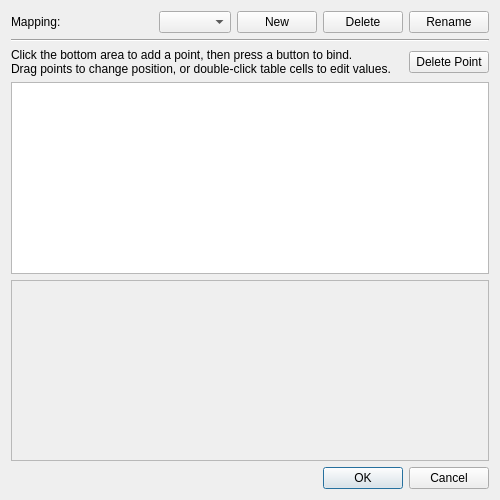
<?xml version="1.0" encoding="UTF-8"?>
<ui version="4.0">
 <class>ConfigureTouchFromButton</class>
 <widget class="QDialog" name="ConfigureTouchFromButton">
  <property name="geometry">
   <rect>
    <x>0</x>
    <y>0</y>
    <width>500</width>
    <height>500</height>
   </rect>
  </property>
  <property name="windowTitle">
   <string>Configure Touchscreen Mappings</string>
  </property>
  <layout class="QVBoxLayout">
   <item>
    <layout class="QHBoxLayout" name="horizontalLayout" stretch="1">
     <item>
      <widget class="QLabel" name="label">
       <property name="text">
        <string>Mapping:</string>
       </property>
       <property name="textFormat">
        <enum>Qt::PlainText</enum>
       </property>
      </widget>
     </item>
     <item>
      <widget class="QComboBox" name="mapping">
       <property name="sizePolicy">
        <sizepolicy hsizetype="MinimumExpanding" vsizetype="Fixed">
         <horstretch>0</horstretch>
         <verstretch>0</verstretch>
        </sizepolicy>
       </property>
      </widget>
     </item>
     <item>
      <widget class="QPushButton" name="button_new">
       <property name="sizePolicy">
        <sizepolicy hsizetype="Maximum" vsizetype="Fixed">
         <horstretch>0</horstretch>
         <verstretch>0</verstretch>
        </sizepolicy>
       </property>
       <property name="text">
        <string>New</string>
       </property>
      </widget>
     </item>
     <item>
      <widget class="QPushButton" name="button_delete">
       <property name="sizePolicy">
        <sizepolicy hsizetype="Maximum" vsizetype="Fixed">
         <horstretch>0</horstretch>
         <verstretch>0</verstretch>
        </sizepolicy>
       </property>
       <property name="text">
        <string>Delete</string>
       </property>
      </widget>
     </item>
     <item>
      <widget class="QPushButton" name="button_rename">
       <property name="sizePolicy">
        <sizepolicy hsizetype="Maximum" vsizetype="Fixed">
         <horstretch>0</horstretch>
         <verstretch>0</verstretch>
        </sizepolicy>
       </property>
       <property name="text">
        <string>Rename</string>
       </property>
      </widget>
     </item>
    </layout>
   </item>
   <item>
    <widget class="Line" name="line">
     <property name="orientation">
      <enum>Qt::Horizontal</enum>
     </property>
    </widget>
   </item>
   <item>
    <layout class="QHBoxLayout" name="horizontalLayout_2">
     <item>
      <widget class="QLabel" name="label_2">
       <property name="text">
        <string>Click the bottom area to add a point, then press a button to bind.
Drag points to change position, or double-click table cells to edit values.</string>
       </property>
       <property name="textFormat">
        <enum>Qt::PlainText</enum>
       </property>
      </widget>
     </item>
     <item>
      <spacer name="horizontalSpacer">
       <property name="orientation">
        <enum>Qt::Horizontal</enum>
       </property>
       <property name="sizeHint" stdset="0">
        <size>
         <width>40</width>
         <height>20</height>
        </size>
       </property>
      </spacer>
     </item>
     <item>
      <widget class="QPushButton" name="button_delete_bind">
       <property name="text">
        <string>Delete Point</string>
       </property>
      </widget>
     </item>
    </layout>
   </item>
   <item>
    <widget class="QTreeView" name="binding_list">
     <property name="sizePolicy">
      <sizepolicy hsizetype="Expanding" vsizetype="Expanding">
       <horstretch>0</horstretch>
       <verstretch>0</verstretch>
      </sizepolicy>
     </property>
     <property name="rootIsDecorated">
      <bool>false</bool>
     </property>
     <property name="uniformRowHeights">
      <bool>true</bool>
     </property>
     <property name="itemsExpandable">
      <bool>false</bool>
     </property>
    </widget>
   </item>
   <item>
    <widget class="TouchScreenPreview" name="bottom_screen">
     <property name="sizePolicy">
      <sizepolicy hsizetype="Expanding" vsizetype="Expanding">
       <horstretch>0</horstretch>
       <verstretch>0</verstretch>
      </sizepolicy>
     </property>
     <property name="minimumSize">
      <size>
       <width>160</width>
       <height>120</height>
      </size>
     </property>
     <property name="baseSize">
      <size>
       <width>320</width>
       <height>240</height>
      </size>
     </property>
     <property name="cursor">
      <cursorShape>CrossCursor</cursorShape>
     </property>
     <property name="mouseTracking">
      <bool>true</bool>
     </property>
     <property name="autoFillBackground">
      <bool>true</bool>
     </property>
     <property name="frameShape">
      <enum>QFrame::StyledPanel</enum>
     </property>
     <property name="frameShadow">
      <enum>QFrame::Sunken</enum>
     </property>
    </widget>
   </item>
   <item>
    <layout class="QHBoxLayout" name="horizontalLayout_3">
     <item>
      <widget class="QLabel" name="coord_label">
       <property name="sizePolicy">
        <sizepolicy hsizetype="Expanding" vsizetype="Preferred">
         <horstretch>0</horstretch>
         <verstretch>0</verstretch>
        </sizepolicy>
       </property>
       <property name="textFormat">
        <enum>Qt::PlainText</enum>
       </property>
      </widget>
     </item>
     <item>
      <widget class="QDialogButtonBox" name="buttonBox">
       <property name="standardButtons">
        <set>QDialogButtonBox::Cancel|QDialogButtonBox::Ok</set>
       </property>
      </widget>
     </item>
    </layout>
   </item>
  </layout>
 </widget>
 <customwidgets>
  <customwidget>
   <class>TouchScreenPreview</class>
   <extends>QFrame</extends>
   <header>yuzu/configuration/configure_touch_widget.h</header>
   <container>1</container>
  </customwidget>
 </customwidgets>
 <resources/>
 <connections>
  <connection>
   <sender>buttonBox</sender>
   <signal>rejected()</signal>
   <receiver>ConfigureTouchFromButton</receiver>
   <slot>reject()</slot>
  </connection>
 </connections>
</ui>
